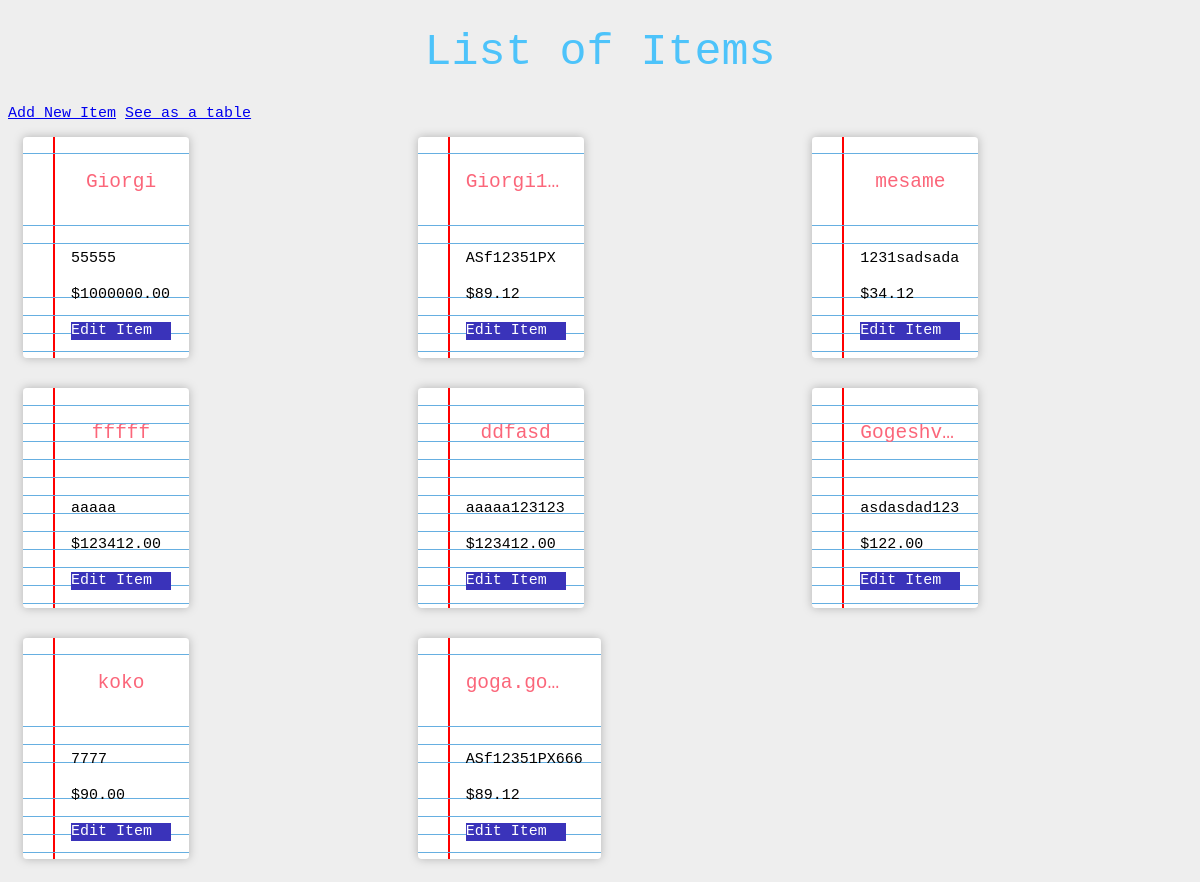
The page / on the database its author committed.
### inventory/models.py (models this page shows)
class Inventory(models.Model):
    name = models.CharField(max_length=30)
    serial_number = models.CharField(max_length=50)
    price = models.FloatField()

### inventory/views.py (the view)
# urls.py: path('', views.main, name='index'),
def main(request):
    inventory = Inventory.objects.all()
    return render(request, 'index.html', {'inventory': inventory})

### inventory/templates/index.html (shortened to what this page needs)
{% load static %}
<!DOCTYPE html>
<html lang="en">
<head>
    <link rel="stylesheet" type="text/css" href="{% static 'css/styles.css' %}">
</head>
<body>
     <h1>List of Items</h1>
    <a href="{% url 'add' %}">Add New Item</a>
    <a href="{% url 'table' %}">See as a table</a>
     <div class="main">
        <ul class="cards">
        {% for item in inventory %}
          <li class="cards_item">
            <div class="card">
              <div class="card_content">
                <h2 class="card_title" style=" overflow: hidden;
                text-overflow: ellipsis;
                white-space: nowrap;
                max-width: 100px;
                ">{{ item.name }}</h2>
                <div class="card_text">
                  <p>{{ item.serial_number }}</p>
                  <p>${{ item.price | floatformat:"2" }}</p>
                  <a href="{% url 'edit' id=item.name %}" style="text-decoration: none; color: black; width: 100px; background-color: rgb(58, 51, 186); color: white; display: inline-block;">Edit Item</a>
                </div>
              </div>
            </div>
          </li>
        {% endfor %}
        </ul>
    </div>
</body>
</html>

### inventory/static/css/styles.css (style rules this page uses)
*, *::before, *::after { box-sizing: border-box; }
.main { max-width: 1200px; margin: 0 auto; }
.cards { display: grid; grid-template-columns:repeat(auto-fit,minmax(300px,1fr)); list-style: none; margin: 0; padding: 0; }
.cards_item { display: flex; padding: 1rem; }
.cards_item { filter:drop-shadow(0 0 5px rgba(0, 0, 0, 0.25)); }
.card { background-color: white; border-radius: 0.25rem; display: flex; flex-direction: column; overflow: hidden; padding-left: 30px; background: repeating-linear-gradient(#0000 0 calc(1.2rem - 1px),#66afe1 0 1.2rem) right bottom /100% 100%,linear-gradient(red 0 0) 30px 0/2px 100% #fff; background-repeat: no-repeat; line-height: 1.2rem; }
.card_content { padding: 1.2rem; }
h2.card_title,p { margin: 1.2rem 0; }
h2.card_title { font-size: 1.3em; }
body { font-family:monospace; background:#eee; }
html { font-size:15px; }
h1 { font-size:3em; font-weight: 300; line-height:1em; text-align: center; color: #4DC3FA; }
h2 { font-size:1em; font-weight: 300; text-align: center; display: block; line-height:1em; padding-bottom: 2em; color: #FB667A; }

### rows shown on the page
Inventory: name "Giorgi", serial_number "55555", price "1000000.00"
Inventory: name "Giorgi1…", serial_number "ASf12351PX", price "89.12"
Inventory: name "mesame", serial_number "1231sadsada", price "34.12"
Inventory: name "fffff", serial_number "aaaaa", price "123412.00"
Inventory: name "ddfasd", serial_number "aaaaa123123", price "123412.00"
Inventory: name "Gogeshv…", serial_number "asdasdad123", price "122.00"
Inventory: name "koko", serial_number "7777", price "90.00"
Inventory: name "goga.go…", serial_number "ASf12351PX666", price "89.12"
